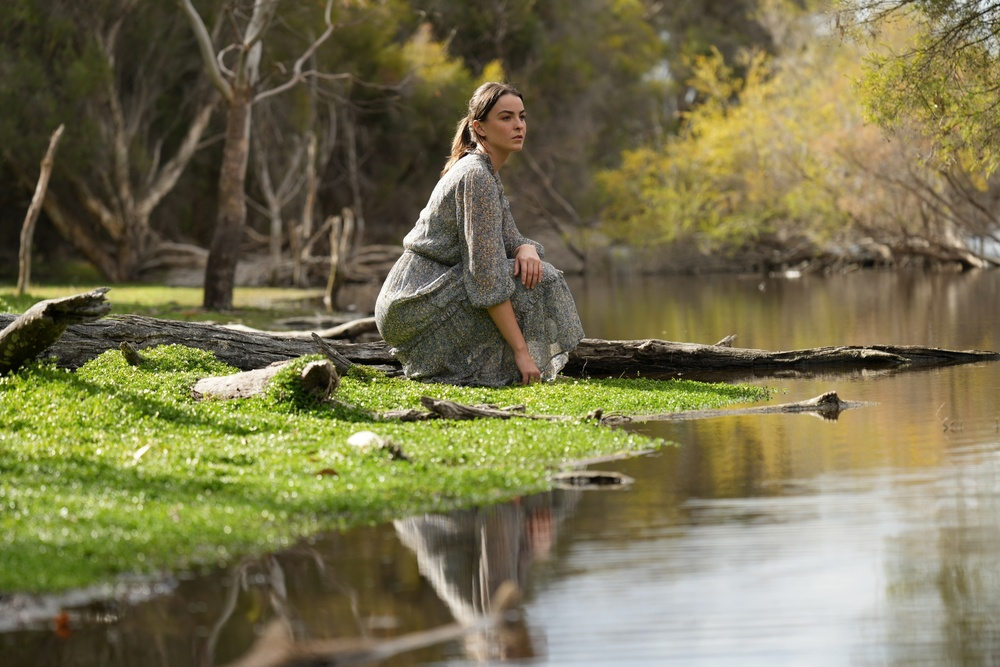
#> input picture sample1.jpg, 1000 x 667 px, shrunk from 2048 x 1365 before the run
$ python thresh.py
#> lines starting #> are read from the running program, lines starting #| are printed output that depends on the picture; after the words box and inside, x2 and y2 are one past the last pixel; in counts of white or black regions, pixels touching at a corner belong together
import cv2
img = cv2.imread("sample1.jpg")
#> img is the input picture: shape (667, 1000, 3); mean B, G, R 79.1, 114.4, 119.5
grayImg = cv2.cvtColor(img,cv2.COLOR_BGR2GRAY)
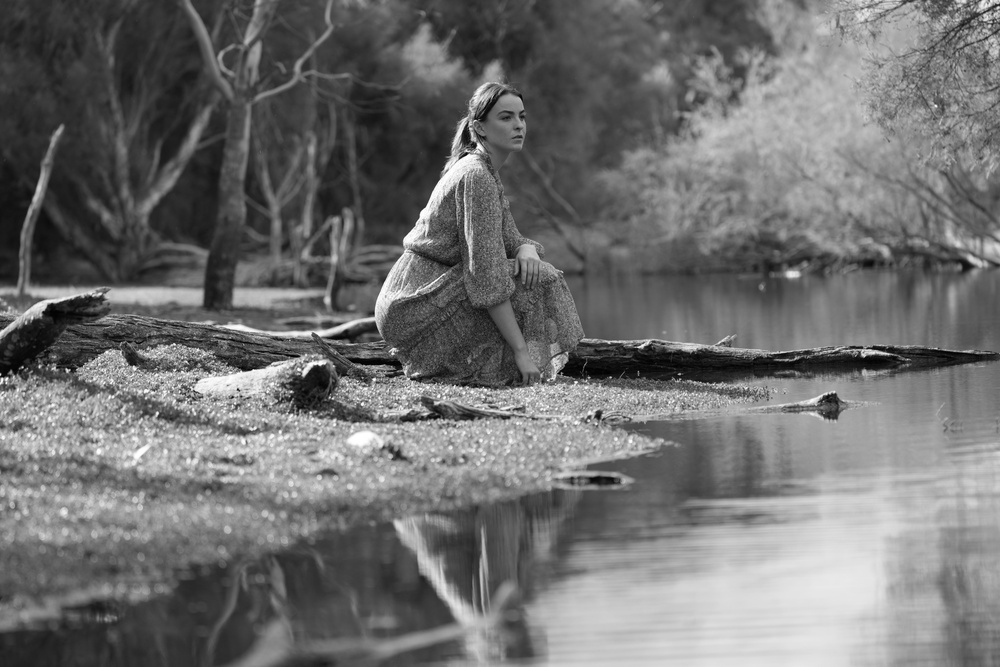
#> grayImg: shape (667, 1000); min 0, max 255, mean 111.9
threshImg = cv2.threshold(grayImg,70,255,cv2.THRESH_BINARY)[1]
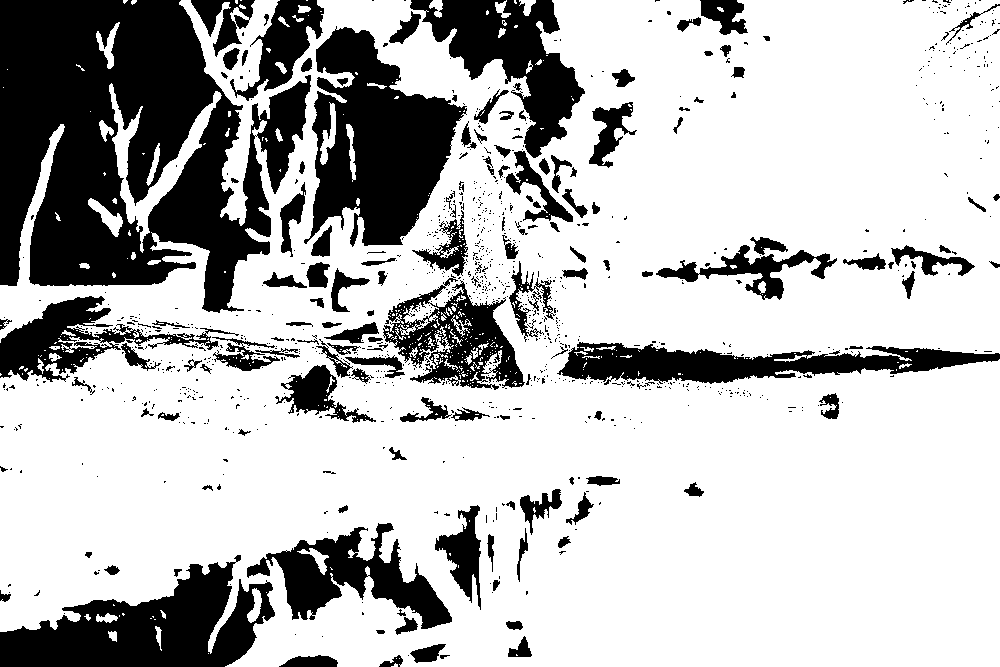
#> threshImg: shape (667, 1000); 73.3% white; 1008 black regions (855 under 20 px), largest, box (x1, y1, x2, y2) and area: (0, 0, 311, 313) 61106, (304, 26, 467, 247) 20149, (0, 555, 275, 667) 16256
cv2.imshow("ThreshHold Image",threshImg)
cv2.imwrite("thresholf_image.jpg",threshImg)
cv2.waitKey(0)
cv2.destroyAllWindows()

$ run again, with sample2.jpg copied over sample1.jpg
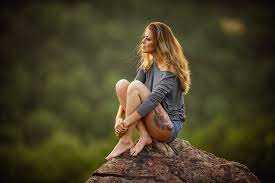
#> input picture sample2.jpg, 275 x 183 px
#> img is the input picture: shape (183, 275, 3); mean B, G, R 39.7, 64.8, 72.9
#> `grayImg = cv2.cvtColor(img,cv2.COLOR_BGR2GRAY)`:
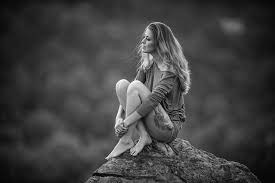
#> grayImg: shape (183, 275); min 1, max 253, mean 64.4
#> `threshImg = cv2.threshold(grayImg,70,255,cv2.THRESH_BINARY)[1]`:
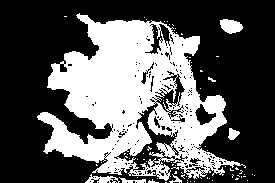
#> threshImg: shape (183, 275); 35.8% white; 72 white regions (64 under 20 px), largest, box (x1, y1, x2, y2) and area: (37, 13, 246, 181) 17228, (220, 19, 243, 34) 247, (85, 174, 120, 183) 157
